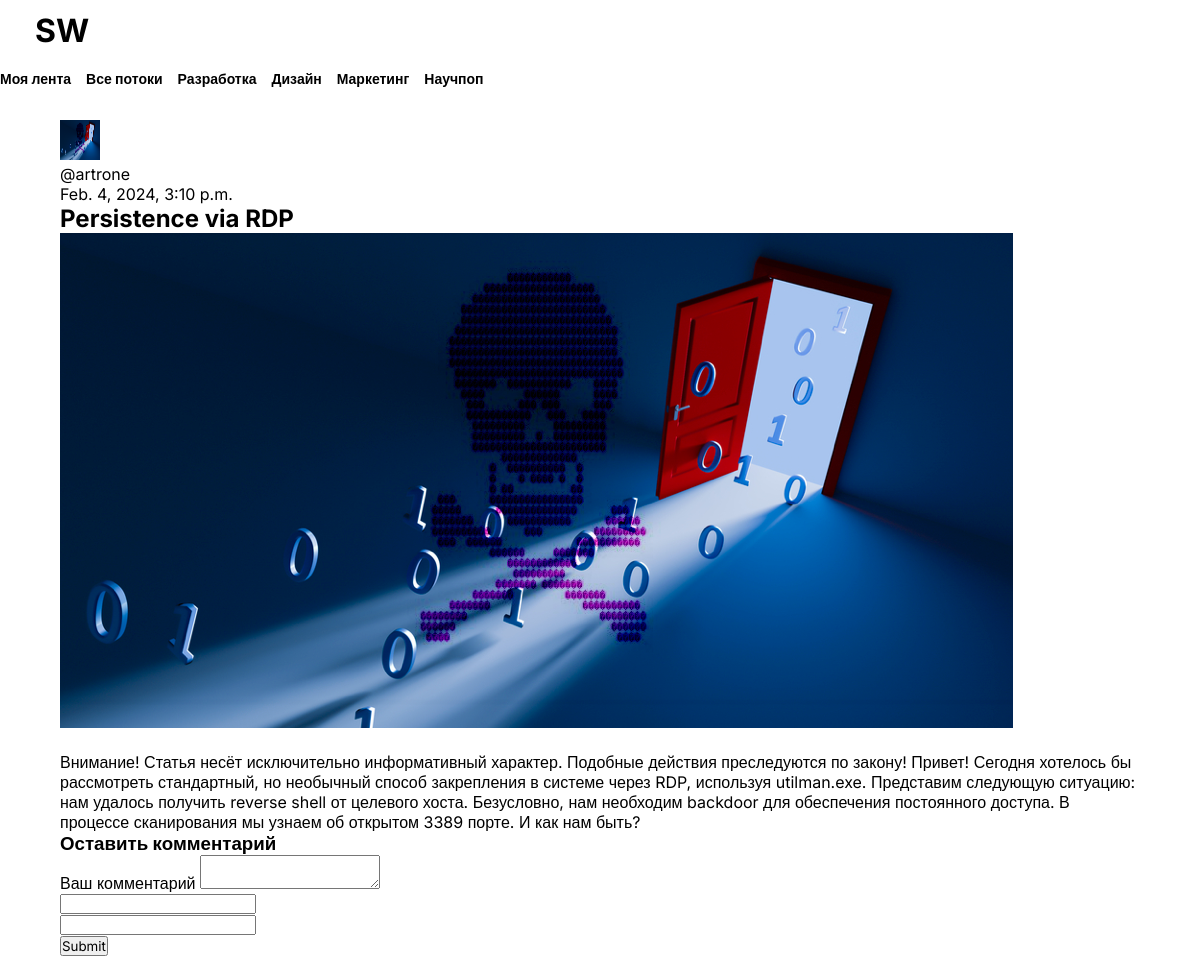
Page /10/ on the committed database.
### main/models.py (models this page shows, shortened)
class Post(models.Model):
    author = models.CharField('Имя автора', max_length=100)
    data = models.DateTimeField('Дата публикации')
    title = models.CharField('Заголовок записи', max_length=100)
    subtitle = models.CharField('Подзаголовок записи', max_length=300)
    img = models.ImageField('Изображение', upload_to='image/%Y')
    description = models.TextField('Текст записи')
    class Meta:
        verbose_name = 'Запись'
        verbose_name_plural = 'Записи'

### main/views.py (the view)
# urls.py: path('<int:pk>/', views.PostDetail.as_view()),
class PostDetail(View):
    def get(self, request, pk):
        post = Post.objects.get(id=pk)
        return render(request, 'main/main_detail.html', {'post': post})

### templates/main/main_detail.html (shortened to what this page needs)
{% load static %}
<!DOCTYPE html>
<html lang="en">
  <head>
    <link rel="stylesheet" href=" {% static 'main/css/main.css' %}" type="text/css" media="all" />
  </head>
  <body>
    <div class="header">
        <h1 class="logo">SW</h1>
    </div>
    <div class="navbar">
      <ul class="navbar_list">
        <li class="navbar_item">Моя лента</li>
        <li class="navbar_item">Все потоки</li>
        <li class="navbar_item">Разработка</li>
        <li class="navbar_item">Дизайн</li>
        <li class="navbar_item">Маркетинг</li>
        <li class="navbar_item">Научпоп</li>
      </ul>
    </div>
    <div class="main_container">
      <main>
        <div class="block_border">
          <div class="post_content">
            <div class="text_content">
              <div class="author_post">
                <img class="user_logo" src="{{ post.img.url }}" alt="user_logo" width="40" height="40">
                <p class="user_name">{{ post.author }}</p> <p class="date_of_publication">{{ post.data }}</p>
              </div>
              <h2 class='post_title'>{{ post.title }}</h2>
              <div class="image_content">
                <img class="post_img" src="{{ post.img.url }}" alt="Image">
              </div>
              <br>
              <p>
                {{ post.description }}
              </p>
              <div class="form-comment">
                <h3>Оставить комментарий</h3>
            </div>
            <div >
                <form action="#" method="post">
                    <div>
                        <label>Ваш комментарий</label>
                        <textarea name="text_comments"></textarea>
                    </div>
                    <div>
                        <input type="text" name="name">
                    </div>
                    <div>
                        <input type="email" name="email">
                    </div>
                    <div>
                        <input type="submit">
                    </div>
                </form>
            </div>
            </div>
          </div>
        </div>
      </main>
    </div>
  </body>
</html>

### static/main/css/main.css (style rules this page uses)
* { margin: 0; padding: 0; font-family: "Inter", sans-serif; }
.header { display: flex; justify-content: space-between; align-items: center; height: 60px; padding: 0 35px 0 35px; }
.navbar { height: 40px; margin-bottom: 20px; }
.navbar_list { display: flex; list-style-type: none; }
.navbar_item { padding: 10px 15px 0 0; text-decoration: none; font-size: 14px; font-weight: 700; }
.navbar_item:last-child { padding-right: 0; }
.main_container { margin: 0 60px 0 60px; }

### rows in the picture
Post: img (picture), author "@artrone", data "Feb. 4, 2024, 3:10 p.m.", title "Persistence via RDP", description "Внимание! Статья несёт исключительно информативный характер. Подобные действия преследуются по закону! Привет! Сегодня хотелось бы рассмотреть стандартный, но необычный способ закрепления в системе через RDP, используя utilman.exe. Представим следующую ситуацию: нам удалось получить reverse shell от целевого хоста. Безусловно, нам необходим backdoor для обеспечения постоянного доступа. В процессе сканирования мы узнаем об открытом 3389 порте. И как нам быть?"
